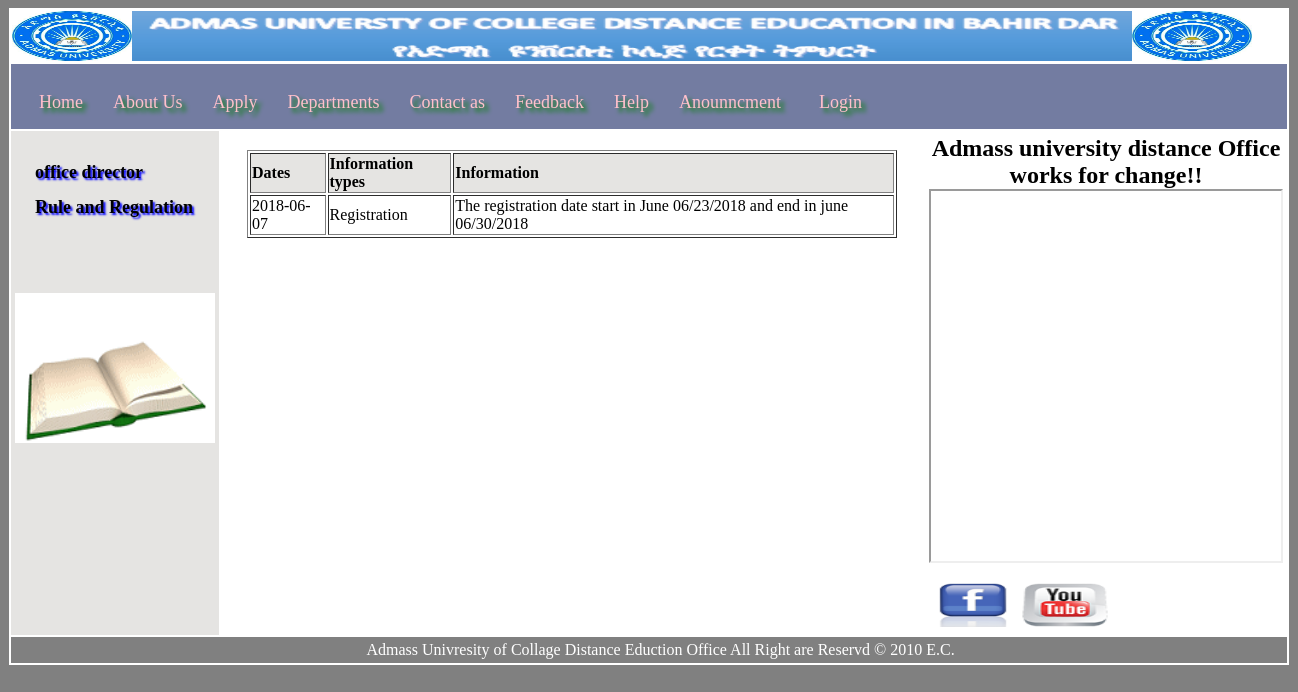
Page /new1.php on the committed database.
### tables this page shows
CREATE TABLE IF NOT EXISTS `userinfo` (
  `dates` date NOT NULL,
  `types` varchar(50) NOT NULL,
  `info` varchar(600) NOT NULL,
  PRIMARY KEY (`dates`)
);

### new1.php (the view, shortened to what this page needs)
<html>
<head>
<link style="text/css" href="3.css" rel="stylesheet">
</head>
<body>
<table align=center width=1000px height= border="" bgcolor=white>
<tr>
<td height=20px  colspan=4>
<img src="2.jpg" width="120px" height="50" ><img src="ima/c12.png" width="1000px" height="50" ><img src="2.jpg" width="120px" height="50" >
</td>
</tr>
<tr>
<td  height=20px colspan=3 bgcolor=#737CA1 >
  <div id="dropdown">
   <li><a href="index.php">Home</a></li>
   <li><a href="About.php">About Us</a></li>
   <li><a href="register.php">Apply</a></li>
  <li><a href="#">Departments</a>
	<li><a href="Contact.php">Contact as</a>
	</li>
	<li><a href="feedback.php">Feedback</a>
	</li>
	<li><a href="help.php">Help</a>
	</li>
	<li><a href="new1.php">Anounncment</a><li>
	<li><a href="login.php">Login</a></li>
	 </div>
</td>
</tr>
<tr>
<td  width=150px bgcolor="#E5E4E2" valign=top>
<table   bgcolor="#E5E4E2" border=0  width="150" height="380" class="menu-bar" align="center">
<tr >
<td width="110" height="20"><b><font color="white">
<tr>
<td width="110" height="20"><b><font color="white">
<a href="dir.php" link="white" >office director </a></font></b></td>
<tr>
 <td width="150" height="20">
 <a href="regulation.php" id="drop"><b>Rule and Regulation</b></a></td>
</tr>
<tr>
<td>
<img src="b3.gif" width="200" height="150">
    </td>
   </tr>
   </table>
</td>
<td  bgcolor="white" valign="top" height="400">
	<br>
	 <?php
$result = mysql_query("SELECT dates, types,info FROM userinfo");
print( "<table  align='center' bgcolor='white' width='650' border='1'>" );
print("<tr bgcolor='#E5E4E2'>");
print("<td><b><font>Dates </font></b></td>");
print("<td><b><font>Information types</b></td>");
print("<td><b><font>Information</font></b> </td>");
while($row = mysql_fetch_array($result))
  {
  print ("<tr>");
  print ("<td>" . $row['dates'] . "</td>");
  print ("<td>" . $row['types'] . "</td>");
  print ("<td>" . $row['info'] . "</td>");
  print( "</tr>");
  }
print("</table>");
?>
</td>
<td width=150px>
<table border=0 width=100px height="450" bgcolor=white>
<tr>
<td valign=top bgcolor=white>
<h2><center>
<font color="black" face="monotype corsiva" size="5">Admass university  distance Office  works for change!!</font><br>
<font color="white"><iframe name="frame" width=350px height=370px src="date.php"></iframe><a></center></h2>
<a href="https://www.facebook.com">  <img src="f.png" width="88" height="44"></a>
<a href="https://www.youtube.com"><img src="y.png" width="88" height="44"></a>
</td>
</tr>
</table>
</td>
</tr>
<tr>
<td colspan=3 bgcolor=gray>
<table align="center" bgcolor=""><tr><td><font face="Times New Roman" color="white" size="3">
&nbsp;&nbsp;&nbsp;&nbsp;&nbsp;&nbsp;&nbsp;&nbsp;&nbsp;&nbsp;&nbsp;&nbsp;&nbsp;
Admass Univresity of Collage Distance Eduction Office All Right are Reservd &copy; 2010 E.C.
 &nbsp; &nbsp; &nbsp; &nbsp;
</font></td></tr></table>
</td>
</tr>
</table>
</body>
</html>

### 3.css (style rules this page uses)
body { background-color:gray; }
#dropdown { display:block; float:center; width:1250; align:center margin:2px; padding:12; list-style:radius; font-size:25px; font-weight:normal; font-family:Verdana, Arial, Helvetica, sans-serif,times-new-roman; color: #dfrggggh; background-color:#rwtfdtr; border:6px,soldid white; text-decoration:none; }
#dropdown ul, #dropdown li { float:left; list-style:none; margin:0; padding:4; color:blue; border:1px solid white text-decoration:none; }
a:link { color:#red; }
#dropdown li a:link, #dropdown li a:visited, #dropdown li a:hover { display:block; margin:2px; padding:9px 9px; color:pink; text-shadow: 4px 4px 4px green; background-color:#rrttffff; border-radius:0px; text-decoration:; font-family:times-New-Roman; text-decoration:none; font-size:18px; //dropdown }
.menu-bar a { background:#red; font-weight: bold; border-radius:10px; font-family: Times New Roman; font-style: bold; font-size: 18px; color: black; text-decoration: bold; display: block; padding: 5px 20px 5px 20px; margin:0; text-shadow: 2px 2px 2px blue; text-decoration:none; }
#drop { border-radius:35px; }

### rows in the picture
userinfo: dates "2018-06-07", types "Registration", info "The registration date start in June 06/23/2018 and end in june 06/30/2018"
